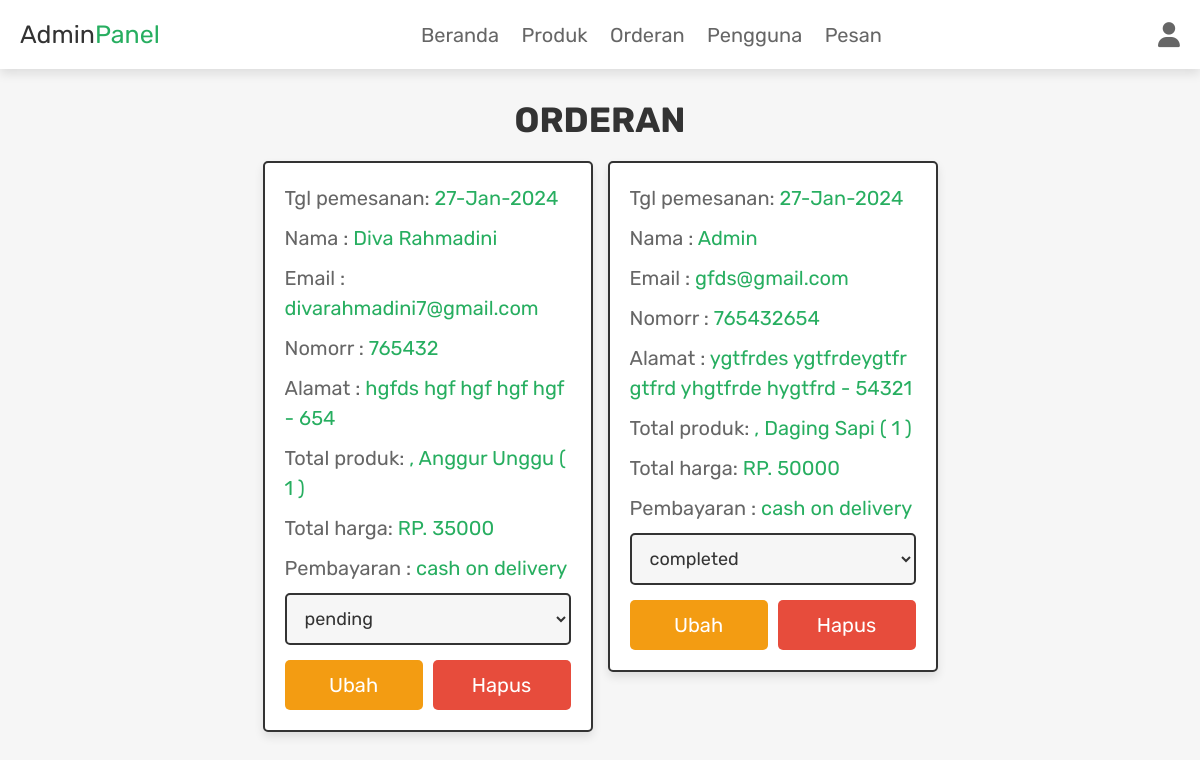
Page /admin_orders.php (signed in) on the committed database.
### tables this page shows
CREATE TABLE `orders` (
  `id` int(100) NOT NULL,
  `user_id` int(100) NOT NULL,
  `name` varchar(100) NOT NULL,
  `number` varchar(12) NOT NULL,
  `email` varchar(100) NOT NULL,
  `method` varchar(50) NOT NULL,
  `address` varchar(500) NOT NULL,
  `total_products` varchar(1000) NOT NULL,
  `total_price` int(100) NOT NULL,
  `placed_on` varchar(50) NOT NULL,
  `payment_status` varchar(50) NOT NULL DEFAULT 'pending'
);

### admin_orders.php (the view, shortened to what this page needs)
<?php
@include 'config.php';
?>
<!DOCTYPE html>
<html lang="en">
<head>
   <link rel="stylesheet" href="https://cdnjs.cloudflare.com/ajax/libs/font-awesome/6.1.1/css/all.min.css">
   <link rel="stylesheet" href="css/admin_style.css">
</head>
<body>
<?php include 'admin_header.php'; ?>
<section class="placed-orders">
   <h1 class="title">orderan</h1>
   <div class="box-container">
      <?php
         $select_orders = $conn->prepare("SELECT * FROM `orders`");
         $select_orders->execute();
         if($select_orders->rowCount() > 0){
            while($fetch_orders = $select_orders->fetch(PDO::FETCH_ASSOC)){
      ?>
      <div class="box">
        <p> Tgl pemesanan: <span><?= $fetch_orders['placed_on']; ?></span> </p>
         <p> Nama : <span><?= $fetch_orders['name']; ?></span> </p>
         <p> Email : <span><?= $fetch_orders['email']; ?></span> </p>
         <p> Nomorr : <span><?= $fetch_orders['number']; ?></span> </p>
         <p> Alamat : <span><?= $fetch_orders['address']; ?></span> </p>
         <p> Total produk: <span><?= $fetch_orders['total_products']; ?></span> </p>
         <p> Total harga: <span>RP. <?= $fetch_orders['total_price']; ?></span></p>
         <p> Pembayaran : <span><?= $fetch_orders['method']; ?></span> </p>
         <form action="" method="POST">
            <select name="update_payment" class="drop-down">
               <option value="" selected disabled><?= $fetch_orders['payment_status']; ?></option>
            </select>
            <div class="flex-btn">
               <input type="submit" name="update_order" class="option-btn" value="ubah">
               <a href="admin_orders.php?delete=<?= $fetch_orders['id']; ?>" class="delete-btn" onClick="return confirm('delete this order?');">hapus</a>
            </div>
         </form>
     </div>
      <?php
         }
      }else{
         echo '<p class="empty">Tidak ada produk</p>';
      }
      ?>
   </div>
</section>
</body>
</html>

### css/admin_style.css (style rules this page uses)
.placed-orders .box-container { display: grid; grid-template-columns: repeat(auto-fit, 33rem); gap:1.5rem; align-items: flex-start; justify-content:center; }
.placed-orders .box-container .box { border:var(--border); box-shadow: var(--box-shadow); background-color: var(--white); border-radius: .5rem; padding:2rem; }
.placed-orders .box-container .box p { margin-bottom: 1rem; line-height: 1.5; font-size: 2rem; color:var(--light-color); }
.placed-orders .box-container .box p span { color:var(--green); }
.placed-orders .box-container .box .drop-down { width: 100%; padding:1.2rem 1.4rem; font-size: 1.8rem; border:var(--border); border-radius: .5rem; background-color: var(--light-bg); margin-bottom: .5rem; }

### css/components.css (style rules this page uses)
:root { --green:#27ae60; --orange:#f39c12; --red:#e74c3c; --black:#333; --light-color:#666; --white:#fff; --light-bg:#f6f6f6; --border:.2rem solid var(--black); --box-shadow:0 .5rem 1rem rgba(0,0,0,.1); }
* { font-family: 'Rubik', sans-serif; margin:0; padding:0; box-sizing: border-box; outline: none; border:none; text-decoration: none; color:var(--black); }
body { background-color: var(--light-bg); }
html { font-size: 62.5%; overflow-x: hidden; scroll-behavior: smooth; scroll-padding-top: 6.5rem; }
section { padding:3rem 2rem; max-width: 1200px; margin:0 auto; }
.btn, .delete-btn, .option-btn { display: block; width: 100%; margin-top: 1rem; border-radius: .5rem; color:var(--white); font-size: 2rem; padding:1.3rem 3rem; text-transform: capitalize; cursor: pointer; text-align: center; }
.delete-btn { background-color: var(--red); }
.option-btn { background-color: var(--orange); }
.flex-btn { display: flex; flex-wrap: wrap; gap:1rem; }
.flex-btn > * { flex:1; }
.title { text-align: center; margin-bottom: 2rem; text-transform: uppercase; color:var(--black); font-size: 3.5rem; }

### rows in the picture
orders: placed_on "27-Jan-2024", name "Diva Rahmadini", email "divarahmadini7@gmail.com", number "765432", address "hgfds hgf hgf hgf hgf - 654", total_products ", Anggur Unggu ( 1 )", total_price "35000", method "cash on delivery", update_payment "pending"
orders: placed_on "27-Jan-2024", name "Admin", email "gfds@gmail.com", number "765432654", address "ygtfrdes ygtfrdeygtfr gtfrd yhgtfrde hygtfrd - 54321", total_products ", Daging Sapi ( 1 )", total_price "50000", method "cash on delivery", update_payment "completed"
